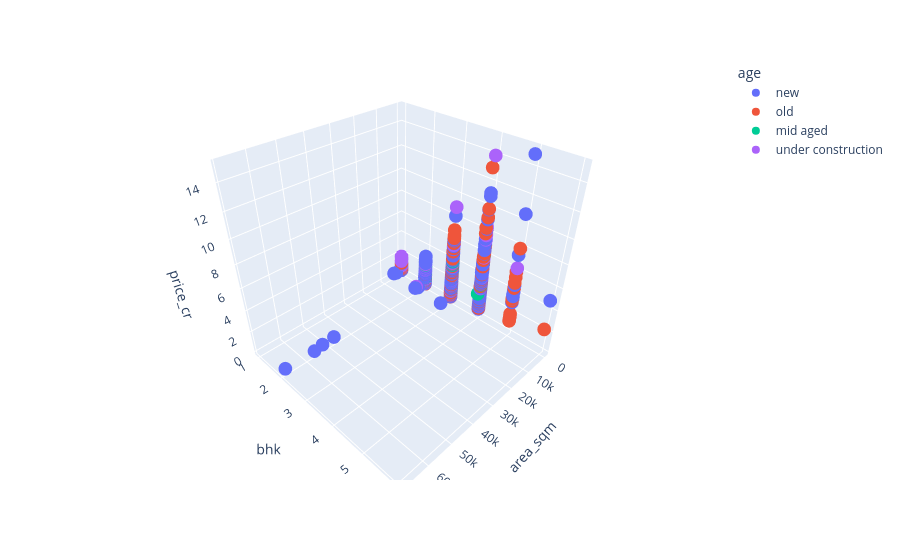

The notebook cell saved with this chart:
### Code cell
px.scatter_3d(df,
                x='area_sqm',
                y='bhk',
                z='price_cr',
                log_y=False,
                color='age',
                hover_name='society')

### Figure 1 — Plotly figure (JSON) as saved in the notebook; plotly's stock layout.template omitted (floating-point values rounded to 4 significant figures; data arrays with more than 128 entries replaced by an {"elided": "..."} marker saying what was removed)
{"data": [{"hovertemplate": "<b>%{hovertext}</b><br><br>age=new<br>area_sqm=%{x}<br>bhk=%{y}<br>price_cr=%{z}<extra></extra>", "hovertext": {"elided": "2016 str values"}, "legendgroup": "new", "marker": {"color": "#636efa", "symbol": "circle"}, "mode": "markers", "name": "new", "scene": "scene", "showlegend": true, "type": "scatter3d", "x": {"elided": "2016 float values"}, "y": {"elided": "2016 int values"}, "z": {"elided": "2016 float values"}}, {"hovertemplate": "<b>%{hovertext}</b><br><br>age=old<br>area_sqm=%{x}<br>bhk=%{y}<br>price_cr=%{z}<extra></extra>", "hovertext": {"elided": "490 str values"}, "legendgroup": "old", "marker": {"color": "#EF553B", "symbol": "circle"}, "mode": "markers", "name": "old", "scene": "scene", "showlegend": true, "type": "scatter3d", "x": {"elided": "490 float values"}, "y": {"elided": "490 int values"}, "z": {"elided": "490 float values"}}, {"hovertemplate": "<b>%{hovertext}</b><br><br>age=mid aged<br>area_sqm=%{x}<br>bhk=%{y}<br>price_cr=%{z}<extra></extra>", "hovertext": {"elided": "139 str values"}, "legendgroup": "mid aged", "marker": {"color": "#00cc96", "symbol": "circle"}, "mode": "markers", "name": "mid aged", "scene": "scene", "showlegend": true, "type": "scatter3d", "x": {"elided": "139 float values"}, "y": {"elided": "139 int values"}, "z": {"elided": "139 float values"}}, {"hovertemplate": "<b>%{hovertext}</b><br><br>age=under construction<br>area_sqm=%{x}<br>bhk=%{y}<br>price_cr=%{z}<extra></extra>", "hovertext": {"elided": "259 str values"}, "legendgroup": "under construction", "marker": {"color": "#ab63fa", "symbol": "circle"}, "mode": "markers", "name": "under construction", "scene": "scene", "showlegend": true, "type": "scatter3d", "x": {"elided": "259 float values"}, "y": {"elided": "259 int values"}, "z": {"elided": "259 float values"}}], "layout": {"legend": {"title": {"text": "age"}, "tracegroupgap": 0}, "margin": {"t": 60}, "scene": {"domain": {"x": [0, 1], "y": [0, 1]}, "xaxis": {"title": {"text": "area_sqm"}}, "yaxis": {"title": {"text": "bhk"}}, "zaxis": {"title": {"text": "price_cr"}}}}}
